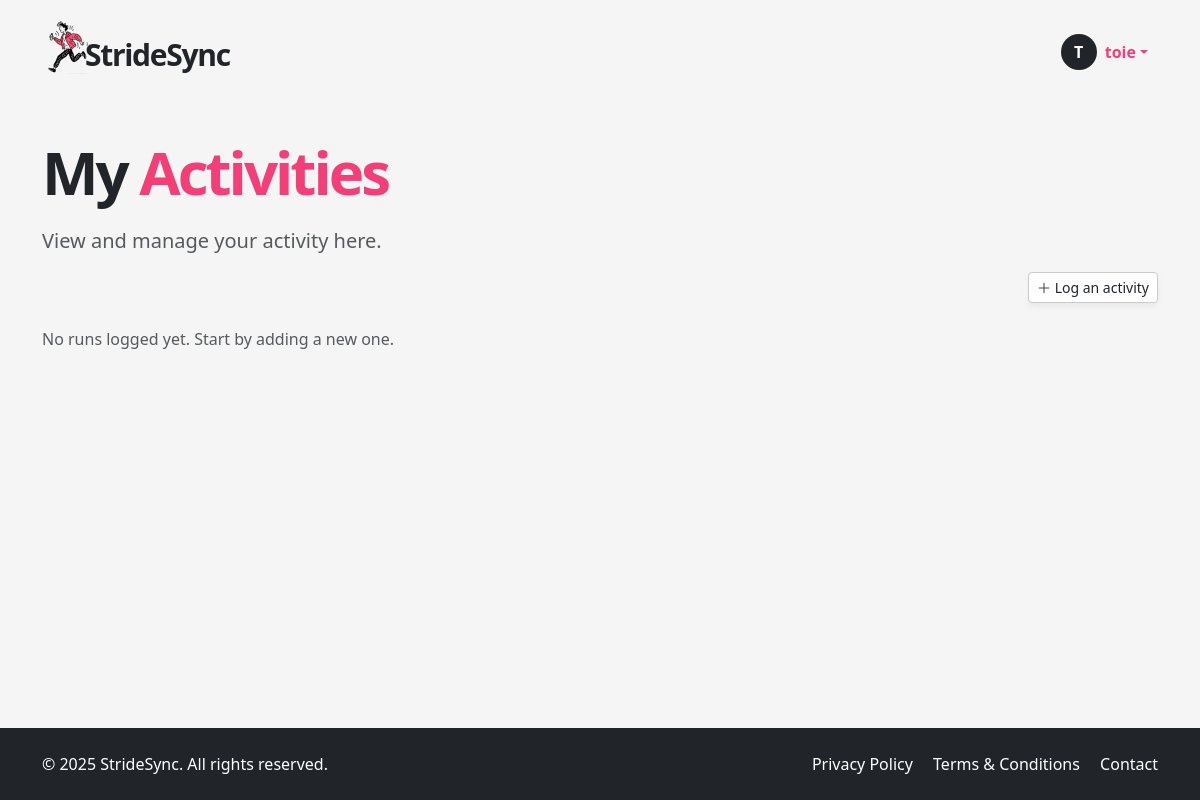
Page /my-activities (signed in) on the earlier database version.
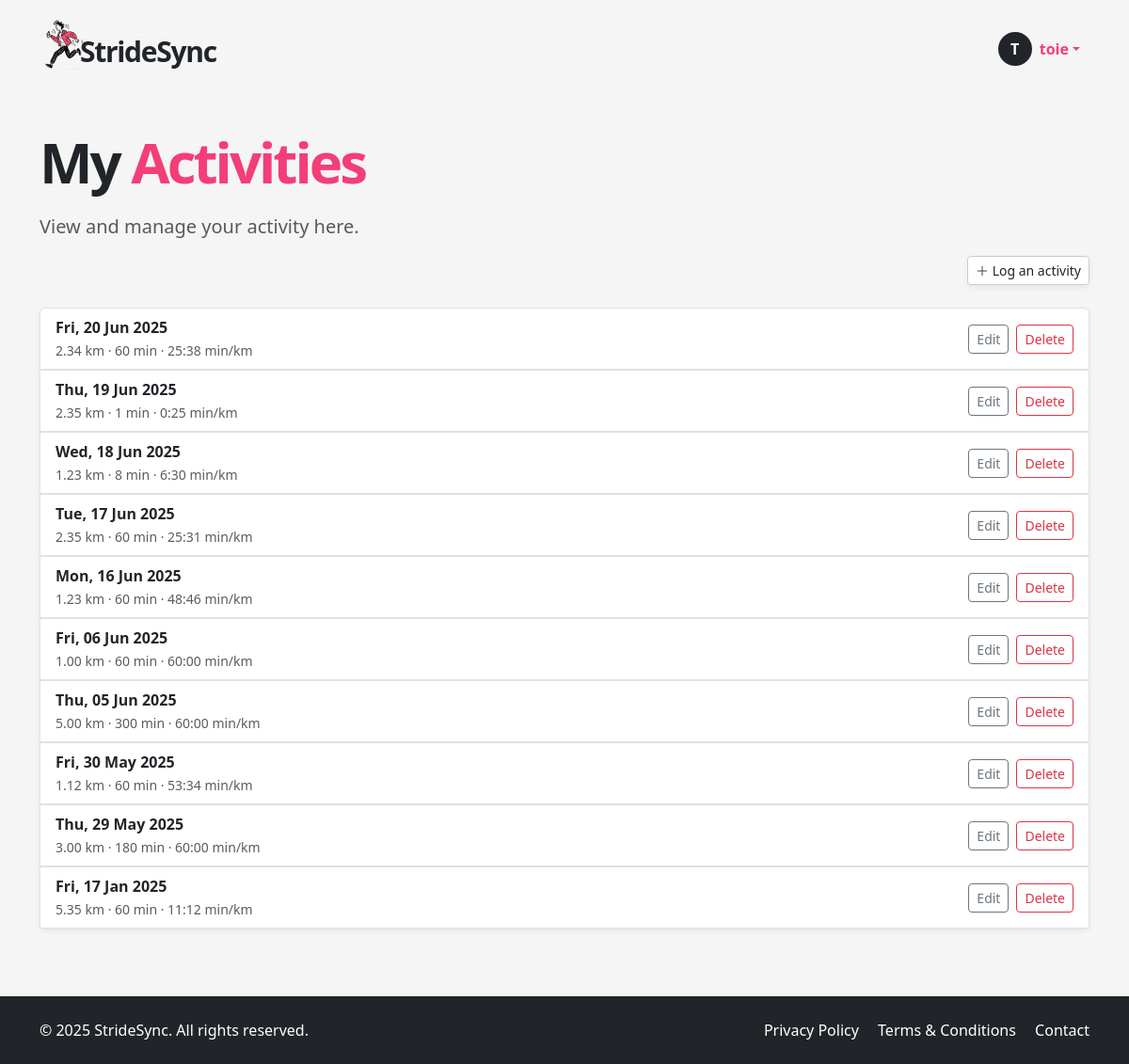
Same page on the later database version.
### app/models.py (models this page shows, shortened)
class User(UserMixin, db.Model):
    __tablename__ = "users"
    id = sa.Column(sa.Integer, primary_key=True)
    email = sa.Column(sa.String(120), unique=True, nullable=False, index=True)
    password_hash = sa.Column(sa.String(256))
    username = sa.Column(sa.String(64), unique=True, nullable=False, index=True)
    role = sa.Column(sa.Enum(UserRole), default=UserRole.USER, nullable=False)
    is_verified = sa.Column(sa.Boolean, default=False)
    verification_token = sa.Column(sa.String(128), nullable=False, default=lambda: secrets.token_urlsafe(32))
    unit_preference = Column(String(2), default='km')  # 'km' or 'mi'
    notify_group_activity = Column(Boolean, default=True)
    is_public_profile = Column(Boolean, default=False)
    reset_token = db.Column(db.String, nullable=True)
    reset_token_expiry = db.Column(db.DateTime, nullable=True)
    runs = so.relationship("Run", back_populates="user", cascade="all, delete-orphan")
    groups = so.relationship("Group", secondary=user_groups, back_populates="members")
    admin_of_groups = so.relationship("Group", secondary=group_admins, back_populates="admins")

class Run(db.Model):
    __tablename__ = "runs"
    id = sa.Column(sa.Integer, primary_key=True)
    date = sa.Column(sa.DateTime(timezone=True), index=True)
    distance = sa.Column(Numeric(precision=8, scale=2))  # replaces sa.Integer
    time = sa.Column(sa.Integer)      # seconds (duration)
    pace = sa.Column(sa.Integer)      # seconds per km
    user_id = sa.Column(sa.Integer, sa.ForeignKey("users.id"), index=True)
    user = so.relationship("User", back_populates="runs")
    groups = so.relationship("Group", secondary=run_groups, back_populates="runs")

### app/routes.py (the view)
@app.route('/my-activities')
@login_required
def my_activities():
    runs = db.session.scalars(
        sa.select(Run).where(Run.user_id == current_user.id).order_by(Run.date.desc())
    ).all()
    form = LogActivityForm()
    form.groups.choices = [(g.id, g.name) for g in current_user.groups]
    edit_form = EditRunForm()
    edit_form.groups.choices = [(g.id, g.name) for g in current_user.groups]
    delete_form = DeleteRunForm()
    return render_template(
        "my_activities.html",
        runs=runs,
        form=form,
        edit_form=edit_form,
        delete_form=delete_form,
        user=current_user
    )

### app/models.py (called while the page is built)
@login.user_loader
def load_user(id):
    return db.session.get(User, int(id))

### app/templates/my_activities.html (shortened to what this page needs)
{% extends "base.html" %}
{% block content %}
<section class="py-5">
  <div class="container">
    <h1 class="display-4 fw-bold mb-4 hero-title">My <span>Activities</span></h1>
    <p class="lead text-muted ">View and manage your activity here.</p>
    <div class="mb-4 justify-content-end d-flex">
      <a href="#" class="btn btn-soft btn-sm" data-bs-toggle="modal" data-bs-target="#logActivityModal">
          <i class="bi bi-plus-lg"></i> Log an activity
        </a>
    </div>
    {% if runs %}
    <div class="list-group shadow-sm">
      {% for run in runs %}
        <div class="list-group-item d-flex justify-content-between align-items-center">
          <div>
            <strong>{{ run.date.strftime('%a, %d %b %Y') }}</strong><br>
            <small class="text-muted">
              {{ run.distance }} km · {{ run.time // 60 }} min ·
              {{ "%d:%02d" % (run.pace // 60, run.pace % 60) }} min/km
            </small>
          </div>
          <div class="d-flex gap-2">
            <button class="btn btn-sm btn-outline-secondary" data-bs-toggle="modal" data-bs-target="#editRunModal{{ run.id }}">Edit</button>
            <button class="btn btn-sm btn-outline-danger" data-bs-toggle="modal" data-bs-target="#deleteRunModal{{ run.id }}">Delete</button>
          </div>
        </div>
                    {% set selected_group_ids = run.groups | map(attribute='id') | list %}
      {% endfor %}
    </div>
    {% else %}
      <p class="text-muted">No runs logged yet. Start by adding a new one.</p>
    {% endif %}
  </div>
</section>
{% endblock %}

### app/templates/base.html (shortened to what this page needs)
<!DOCTYPE html>
<html lang="en">
<head>
  <link href="https://cdn.jsdelivr.net/npm/bootstrap@5.3.6/dist/css/bootstrap.min.css" rel="stylesheet">
  <link href="https://cdn.jsdelivr.net/npm/bootstrap-icons@1.10.5/font/bootstrap-icons.css" rel="stylesheet">
  <link rel="stylesheet" href="{{ url_for('static', filename='style.css') }}">
</head>
<body>
  <header>
    <nav class="navbar">
      <div class="container d-flex justify-content-between align-items-center py-2">
        <a href="/index" class="text-decoration-none logo-container d-flex align-items-center">
          <img src="{{ url_for('static', filename='img/icon.png') }}" width="50px" style="margin-right: -15px !important;" alt="StrideSync logo">
          <p class="logo mb-0 ms-2">StrideSync</p>
        </a>
        <ul class="navbar-nav flex-row align-items-center mb-0 menubox">
          {% if current_user.is_anonymous %}
            <li class="nav-item">
              <a class="btn btn-dark px-4" href="{{ url_for('login') }}">LOGIN</a>
            </li>
          {% else %}
            <li class="nav-item dropdown">
              <a class="nav-link dropdown-toggle d-flex align-items-center" href="#" id="userDropdown" role="button" data-bs-toggle="dropdown" aria-expanded="false">
                <div class="avatar-circle bg-dark text-white rounded-circle d-flex justify-content-center align-items-center me-2" style="width: 36px; height: 36px; font-weight: bold;">
                  {{ current_user.username[0]|upper }}
                </div>
                <span class="fw-semibold text-truncate d-inline-block username-truncate" title="{{ current_user.username }}">
                  {{ current_user.username }}
                </span>
              </a>
            </li>
          {% endif %}
        </ul>
      </div>
    </nav>
  </header>
  <main>
    {% block content %}{% endblock %}
  </main>
  <footer class="bg-dark text-white py-4">
    <div class="container d-flex flex-column flex-md-row justify-content-between align-items-center">
      <div class="mb-2 mb-md-0">
        &copy; 2025 StrideSync. All rights reserved.
      </div>
      <div>
        <a href="/privacy" class="text-white text-decoration-none me-3">Privacy Policy</a>
        <a href="/terms" class="text-white text-decoration-none me-3">Terms & Conditions</a>
        <a href="/contact" class="text-white text-decoration-none">Contact</a>
      </div>
    </div>
  </footer>
</body>
</html>

### app/static/style.css (style rules this page uses)
html, body { height: 100%; margin: 0; display: flex; flex-direction: column; scroll-behavior: smooth; }
body { background-color: #f5f5f5; }
main { flex: 1; }
a { color: #f33e78; }
.logo { font-size: 30px; font-weight: 700; letter-spacing: -1.3px; margin-top: 15px; }
.logo-container { color: unset; }
.hero-title { font-weight: 900 !important; font-size: 60px; letter-spacing: -3px; line-height: 60px; }
.hero-title span { color: #f33e78; }
.btn-soft, .btn-soft-white { background: white; border: 1px solid #ccc; box-shadow: 0 4px 6px rgba(0,0,0,0.05); }
.nav-link { color: #f33e78 !important; }
.menubox { margin-top: 10px; margin-right: 10px; }
footer { background-color: #333; }
.username-truncate { max-width: 100px; overflow: hidden; text-overflow: ellipsis; white-space: nowrap; vertical-align: middle; }

Differences in the rows shown:
added Run: date "Fri, 20 Jun 2025", distance "2.34", time "60", pace "25:38"
added Run: date "Thu, 19 Jun 2025", distance "2.35", time "1", pace "0:25"
added Run: date "Wed, 18 Jun 2025", distance "1.23", time "8", pace "6:30"
added Run: date "Tue, 17 Jun 2025", distance "2.35", time "60", pace "25:31"
added Run: date "Mon, 16 Jun 2025", distance "1.23", time "60", pace "48:46"
added Run: date "Fri, 06 Jun 2025", distance "1.00", time "60", pace "60:00"
added Run: date "Thu, 05 Jun 2025", distance "5.00", time "300", pace "60:00"
added Run: date "Fri, 30 May 2025", distance "1.12", time "60", pace "53:34"
added Run: date "Thu, 29 May 2025", distance "3.00", time "180", pace "60:00"
added Run: date "Fri, 17 Jan 2025", distance "5.35", time "60", pace "11:12"
Other differences:
text no longer shown: "No runs logged yet. Start by adding a new one."
